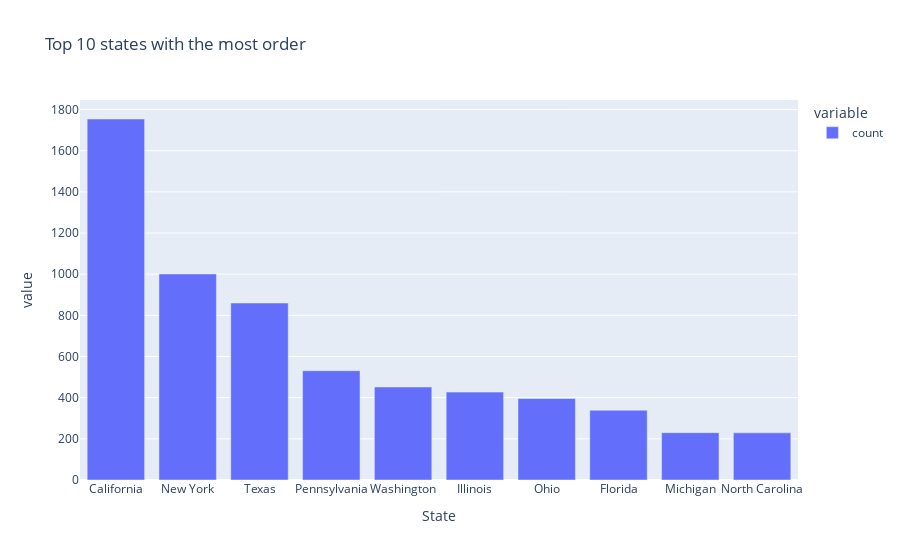

The notebook cell saved with this chart:
### Code cell
# Write your code here (6.3)
# df_bar = pd.DataFrame({
#     "state" : superstore_order["State"].value_counts(ascending=False).head(10).index,
#     "amount" : superstore_order["State"].value_counts(ascending=False).head(10)
# })
df_bar = superstore_order["State"].value_counts(ascending=False).head(10)
fig = px.bar(df_bar, title = "Top 10 states with the most order")
fig.show()

### Figure 1 — Plotly figure (JSON) as saved in the notebook; plotly's stock layout.template omitted (floating-point values rounded to 4 significant figures)
{"data": [{"alignmentgroup": "True", "hovertemplate": "variable=count<br>State=%{x}<br>value=%{y}<extra></extra>", "legendgroup": "count", "marker": {"color": "#636efa", "pattern": {"shape": ""}}, "name": "count", "offsetgroup": "count", "orientation": "v", "showlegend": true, "textposition": "auto", "type": "bar", "x": ["California", "New York", "Texas", "Pennsylvania", "Washington", "Illinois", "Ohio", "Florida", "Michigan", "North Carolina"], "xaxis": "x", "y": [1754, 1001, 860, 531, 452, 427, 396, 339, 230, 229], "yaxis": "y"}], "layout": {"barmode": "relative", "legend": {"title": {"text": "variable"}, "tracegroupgap": 0}, "title": {"text": "Top 10 states with the most order"}, "xaxis": {"anchor": "y", "domain": [0, 1], "title": {"text": "State"}}, "yaxis": {"anchor": "x", "domain": [0, 1], "title": {"text": "value"}}}}
